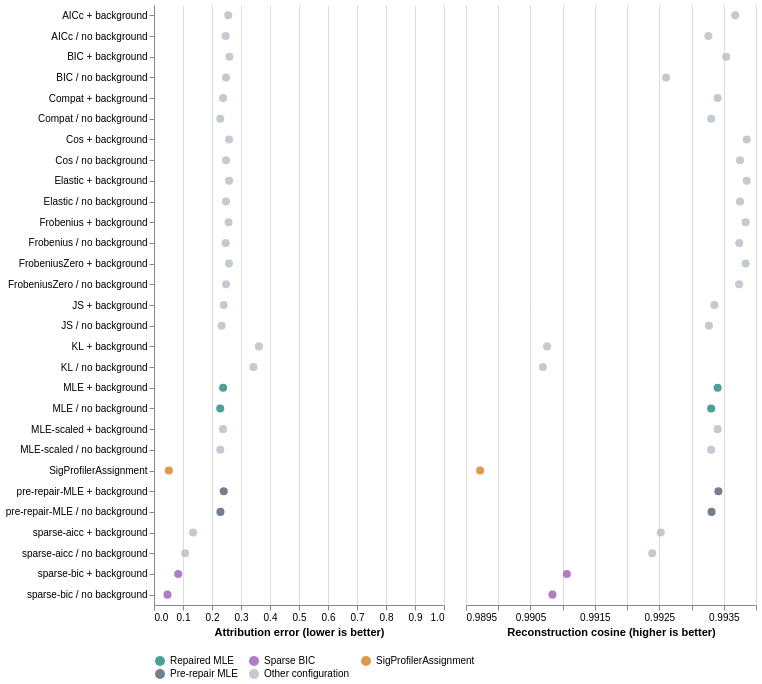

Express this chart as Vega-Lite.
### Vega-Lite specification from a JSON file in a GitHub repository (floating-point values rounded to 4 significant figures; data arrays with more than 128 entries replaced by an {"elided": "..."} marker saying what was removed)
{"$schema": "https://vega.github.io/schema/vega-lite/v5.json", "data": {"values": {"elided": "696 records"}}, "params": [{"name": "phase_choice", "value": "fresh", "bind": {"input": "select", "options": ["fresh", "paired"], "name": "Panel: "}}, {"name": "condition_choice", "value": "clean", "bind": {"input": "select", "options": ["clean", "out_of_reference_20", "uniform_20", "substitution_noise_20"], "name": "Condition: "}}, {"name": "burden_choice", "value": 2000, "bind": {"input": "select", "options": [100, 2000, 50000], "name": "Mutations: "}}], "transform": [{"filter": "datum.phase === phase_choice && datum.condition === condition_choice && datum.burden === burden_choice"}], "hconcat": [{"width": 290, "height": 600, "mark": {"type": "point", "filled": true, "size": 65}, "encoding": {"y": {"field": "label", "type": "nominal", "sort": "ascending", "title": null, "axis": {"labelLimit": 310}}, "x": {"field": "aggregate_null_tae", "type": "quantitative", "title": "Attribution error (lower is better)", "scale": {"domain": [0, 1]}}, "color": {"field": "family", "type": "nominal", "title": null, "scale": {"domain": ["Repaired MLE", "Sparse BIC", "SigProfilerAssignment", "Pre-repair MLE", "Other configuration"], "range": ["#00796b", "#8e44ad", "#cf6d00", "#34495e", "#aab4be"]}}, "tooltip": [{"field": "aggregate_null_tae", "format": ".5f"}, {"field": "cosine", "format": ".5f"}, {"field": "active_known", "format": ".5f"}, {"field": "precision", "format": ".5f"}, {"field": "recall", "format": ".5f"}, {"field": "null_weight", "format": ".5f"}, {"field": "fallback_used", "format": ".5f"}]}}, {"width": 290, "height": 600, "mark": {"type": "point", "filled": true, "size": 65}, "encoding": {"y": {"field": "label", "type": "nominal", "sort": "ascending", "title": null, "axis": null}, "x": {"field": "cosine", "type": "quantitative", "title": "Reconstruction cosine (higher is better)", "scale": {"zero": false}}, "color": {"field": "family", "type": "nominal", "title": null, "scale": {"domain": ["Repaired MLE", "Sparse BIC", "SigProfilerAssignment", "Pre-repair MLE", "Other configuration"], "range": ["#00796b", "#8e44ad", "#cf6d00", "#34495e", "#aab4be"]}}, "tooltip": [{"field": "aggregate_null_tae", "format": ".5f"}, {"field": "cosine", "format": ".5f"}, {"field": "active_known", "format": ".5f"}, {"field": "precision", "format": ".5f"}, {"field": "recall", "format": ".5f"}, {"field": "null_weight", "format": ".5f"}, {"field": "fallback_used", "format": ".5f"}]}}], "resolve": {"scale": {"y": "shared"}}, "config": {"font": "Arial", "view": {"stroke": null}, "legend": {"orient": "bottom", "columns": 3}}}
